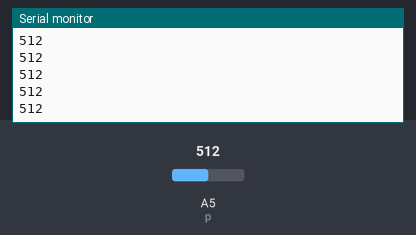
Recording of a sketch running on a simulated Arduino Uno, built with avr-gcc and run on an emulated ATmega328P. Shown: the last lines printed to the serial monitor. The inputs (shaded band) are chosen by the test bench; at power-on: A5 (p) = 512.

Above: at 1.2 s.
1.3 s: A5 (p) set to 716
At 1.31 s:
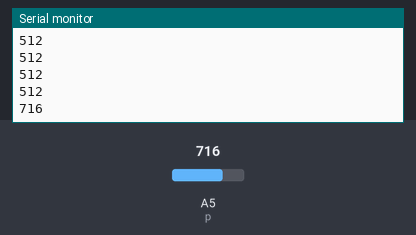
2.8 s: A5 (p) set to 900
At 2.81 s:
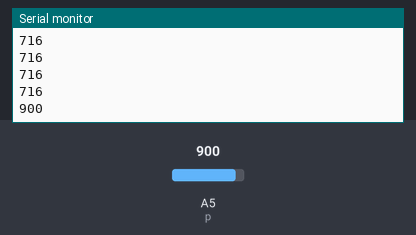
Timing chart, 0 to 5.8 s (numbered marks = the images above; inputs shaded):
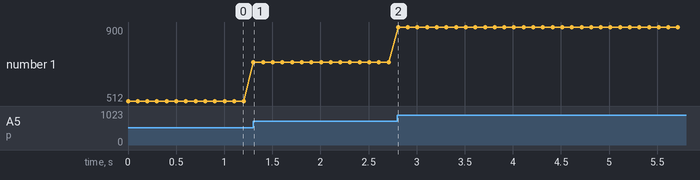

Measured:
- after the input at 1.3 s, the serial monitor: prints a new line at once (image 1)
- after the input at 2.8 s, the serial monitor: prints a new line at once (image 2)
- plotted number 1: 512 → 716 after the input at 1.3 s, 716 → 900 after the input at 2.8 s

The sketch:

z37_serial_println_potentiometer_1.ino
```cpp
// C++ code
//
int p = A5;

void setup()
{
  Serial.begin(9600);
}

void loop()
{
  Serial.println(analogRead(p));
  delay(100);
}
```
